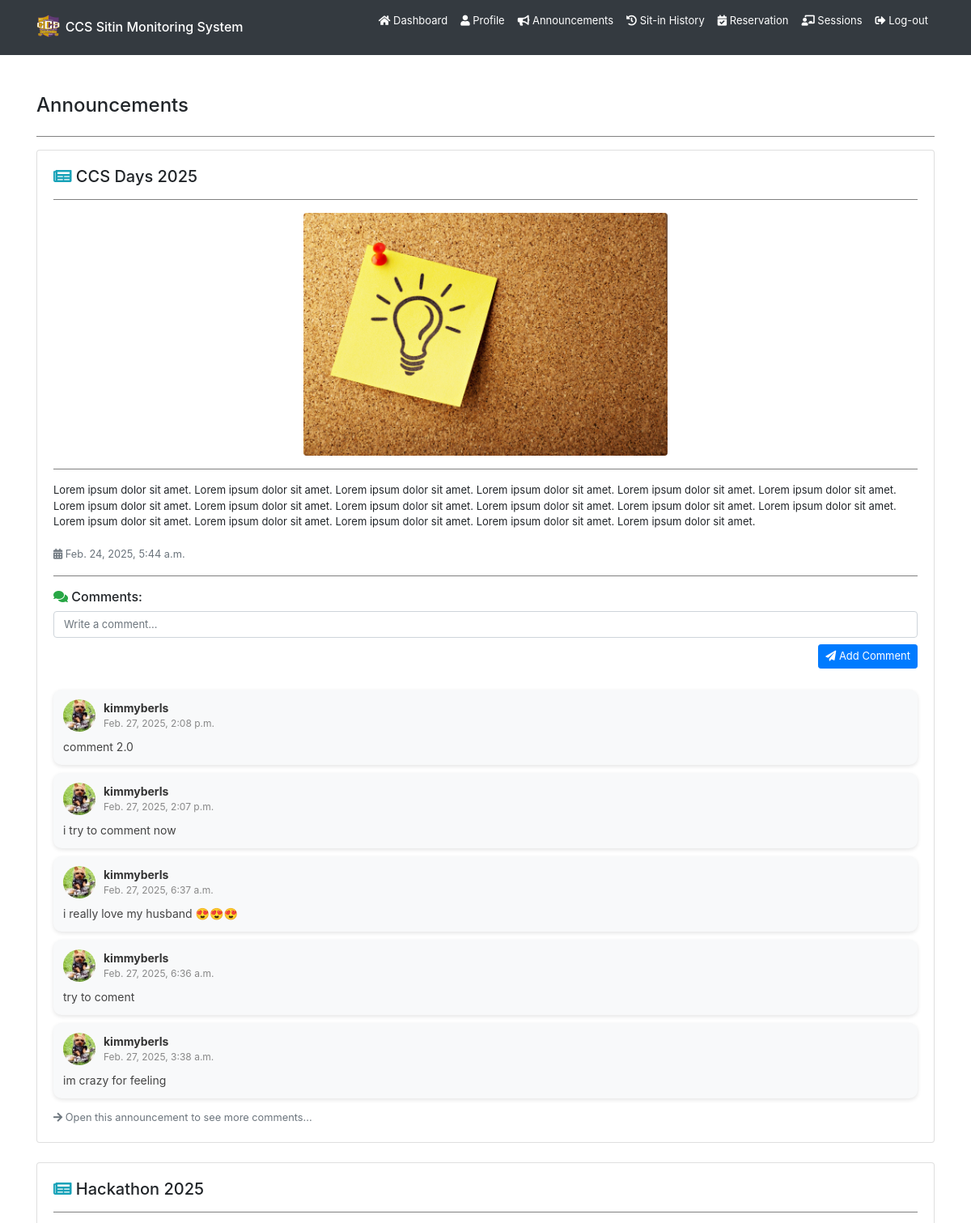
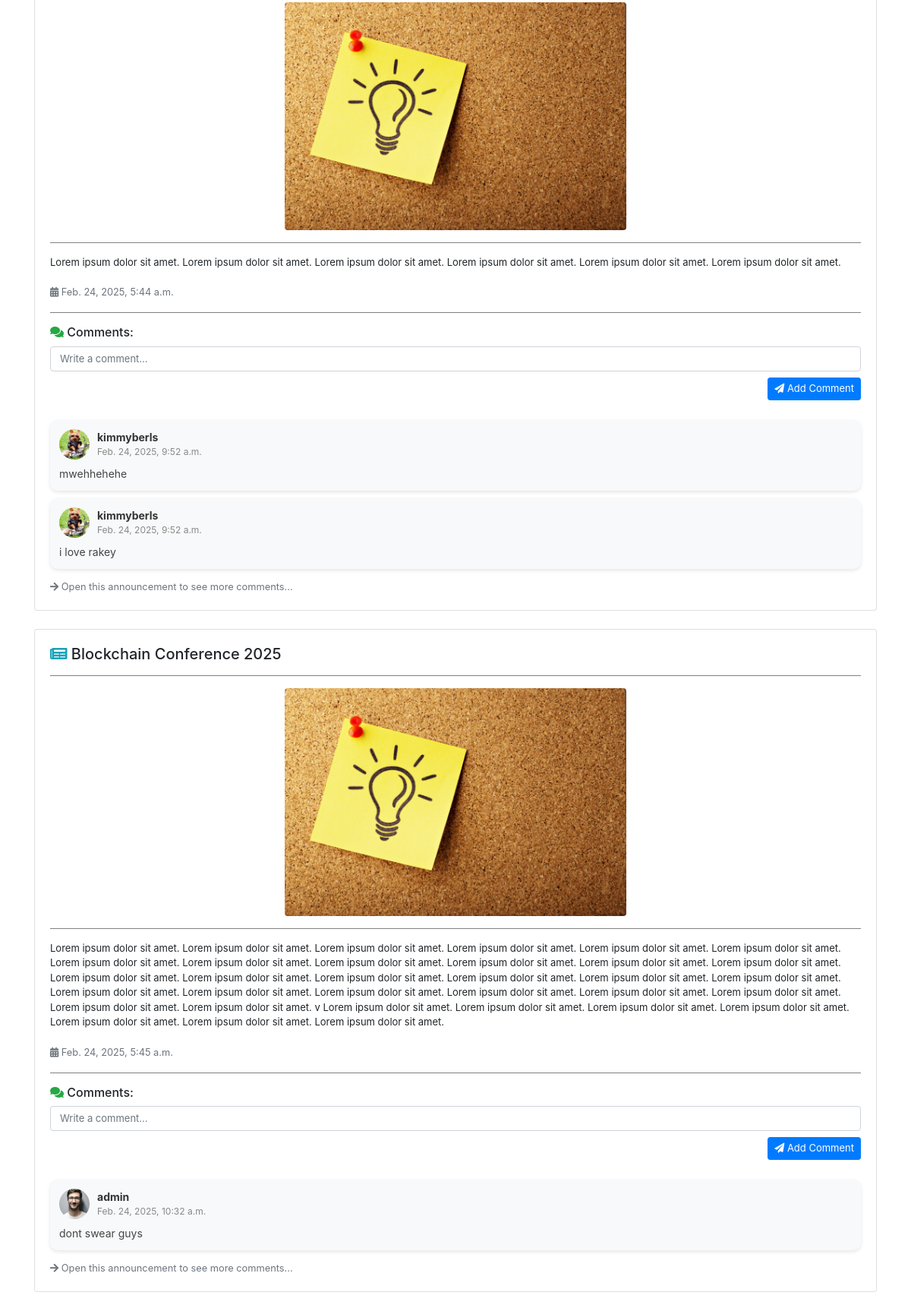
Page /announcements/ (signed in, upper part) on the committed database (2 pictures, top to bottom).
### backend/models.py (models this page shows, shortened)
class Announcement(models.Model):
    title = models.CharField(max_length=255, blank=True, null=True)
    content = models.TextField(blank=True, null=True)
    image = models.ImageField(upload_to="announcements/", default="announcements/announcement.jpg", blank=True, null=True)
    date = models.DateTimeField(auto_now_add=True)
    updated_at = models.DateTimeField(auto_now=True)
    superuser = models.ForeignKey(User, on_delete=models.CASCADE, limit_choices_to={'is_superuser': True})

class AnnouncementComment(models.Model):
    comment = models.TextField(blank=True, null=True)
    date = models.DateTimeField(auto_now_add=True)
    updated_at = models.DateTimeField(auto_now=True)
    announcement = models.ForeignKey(Announcement, on_delete=models.CASCADE)
    user = models.ForeignKey(User, on_delete=models.CASCADE)

class Registration(models.Model):
    idno = models.IntegerField(primary_key=True)
    lastname = models.CharField(max_length=80, null=True, blank=True)
    firstname = models.CharField(max_length=80, null=True, blank=True)
    middlename = models.CharField(max_length=80, null=True, blank=True)
    course = models.CharField(max_length=80, null=True, blank=True)
    level = models.IntegerField(null=True, blank=True)
    email = models.EmailField(max_length=80, null=True, blank=True)
    address = models.CharField(max_length=255, null=True, blank=True)
    sessions = models.IntegerField(default=30, null=True, blank=True)
    profilepicture_og = models.ImageField(upload_to="profiles/", default="profiles/default.jpg", blank=True, null=True)
    profilepicture_lg = models.ImageField(upload_to="profiles/", default="profiles/default_lg.jpg", blank=True, null=True)
    profilepicture_md = models.ImageField(upload_to="profiles/", default="profiles/default_md.jpg", blank=True, null=True)
    profilepicture_sm = models.ImageField(upload_to="profiles/", default="profiles/default_sm.jpg", blank=True, null=True)
    profiledescription = models.TextField(blank=True, null=True)
    username = models.OneToOneField(User, on_delete=models.CASCADE)

### backend/views.py (the view)
# urls.py: path('announcements/', views.announcements, name='user-announcements'),
@login_required
def announcements(request):
    if request.user.is_authenticated:
        announcements = Announcement.objects.all()
        announcementcomments = {}
        for announcement in announcements:
            comment = list(AnnouncementComment.objects.filter(announcement=announcement).order_by('-updated_at')[:5])
            announcementcomments[announcement.id] = comment
        try:
            register = Registration.objects.get(username=request.user)
        except Registration.DoesNotExist:
            register = request.user
        return render(request, 'backend/pages/announcements.html', context={'announcements': announcements, 'announcementcomments': announcementcomments, 'register': register} )
    return redirect('/')

### backend/templatetags/custom_filters.py (called while the page is built)
@register.filter
def get_item(dictionary, key):
    return dictionary.get(key, [])

### backend/templates/backend/pages/announcements.html (shortened to what this page needs)
{% extends 'backend/base.html' %}
{% load static %}
{% load custom_filters %}
{% block content %}
<div class="container mt-5">
    <div class="d-flex align-items-center mb-4">
        <h4 class="m-0">Announcements</h4>
    </div>
    <hr>
    {% for announcement in announcements %}
    <div id="announcement-body" class="card mb-4 announcement-card shadow-sm">
        <div class="card-body">
            <h5 class="announcement-title">
                <i class="fas fa-newspaper text-info"></i> {{ announcement.title }}
            </h5>
            <hr>
            {% if announcement.image %}
            <div class="text-center">
                <img src="{{ announcement.image.url }}" alt="Announcement Image" class="img-fluid rounded" style="max-height: 300px; object-fit: cover;">
            </div>
            <hr>
            {% endif %}
            <p>{{ announcement.content }}</p>
            <small class="text-muted">
                <i class="fas fa-calendar-alt"></i> {{ announcement.date }}
            </small>
            <hr>
            <div>
                <h6><i class="fas fa-comments text-success"></i> Comments:</h6>
                <form id="comment-form-{{ announcement.id }}">
                    <div class="form-group">
                        <textarea class="form-control comment-box" rows="1" placeholder="Write a comment..." style="resize: none; overflow-y: hidden;"
                        oninput="this.style.height = ''; this.style.height = this.scrollHeight + 'px'"
                        required></textarea>
                        <button type="button"
                            onclick="PostComment(this.parentElement.parentElement, '{{ announcement.id }}', '{{ csrf_token }}')"
                            class="btn btn-sm btn-primary float-right mt-2">
                            <i class="fas fa-paper-plane"></i> Add Comment
                        </button>
                    </div>
                </form>
                {% with announcement.announcementcomment_set.all as related_comments %}
                {% if related_comments %}
                    {% for comment in announcementcomments|get_item:announcement.id %}
                    <div class="comment-card">
                        <div class="comment-header">
                            <img src="{{ comment.user.registration.profilepicture_sm.url }}" alt="Profile Picture"
                                class="comment-pic">
                            <div class="comment-user-info">
                                <strong>{{ comment.user.username }}</strong>
                                <span class="comment-date">{{ comment.date }}</span>
                            </div>
                        </div>
                        <div class="comment-body">
                            <p>{{ comment.comment }}</p>
                        </div>
                    </div>
                    {% endfor %}
                    <a href="{% url 'user-announcement' announcement.id %}" class="small text-muted">
                        <i class="fas fa-arrow-right"></i> Open this announcement to see more comments...
                    </a>
                {% else %}
                <p class="text-muted"><i class="fas fa-info-circle"></i> No comments yet.</p>
                {% endif %}
                {% endwith %}
            </div>
        </div>
    </div>
    {% empty %}
    <div class="card p-3 shadow-sm">
        <h5 class="text-muted"><i class="fas fa-exclamation-circle"></i> No announcements available.</h5>
    </div>
    {% endfor %}
</div>
{% endblock %}

### backend/static/backend/css/styles.css (style rules this page uses)
* { box-sizing: border-box; padding: 0; margin: 0; }
p { font-size: small; }
button { font-size: small; }
.btn { font-size: small; }
form { display: flex; flex-direction: column; row-gap: 10px; }
hr { width: 100%; border: none; border-top: 1px solid gray; }
.comment-card { background: #f8f9fa; border-radius: 10px; padding: 12px; margin: 10px 0; display: flex; flex-direction: column; box-shadow: 0 2px 5px rgba(0, 0, 0, 0.1); }
.comment-header { display: flex; align-items: center; margin-bottom: 8px; }
.comment-pic { width: 40px; height: 40px; border-radius: 50%; object-fit: cover; margin-right: 10px; }
.comment-user-info { display: flex; flex-direction: column; }
.comment-user-info strong { font-size: 14px; color: #333; }
.comment-date { font-size: 12px; color: #888; }
.comment-body p { font-size: 14px; margin: 0; color: #444; }
input[type="text"], input[type="email"], input[type="password"], input[type="number"], input[type="search"], input[type="tel"], input[type="url"], input[type="date"], input[type="datetime-local"], input[type="month"], input[type="week"], input[type="time"], textarea, select { font-size: small !important; }

### rows in the picture
Announcement: title "CCS Days 2025", image (picture), content "Lorem ipsum dolor sit amet. Lorem ipsum dolor sit amet. Lorem ipsum dolor sit amet. Lorem ipsum dolor sit amet. Lorem ipsum dolor sit amet. Lorem ipsum dolor sit amet. Lorem ipsum dolor sit amet. Lorem ipsum dolor sit amet. Lorem ipsum dolor sit amet. Lorem ipsum dolor sit amet. Lorem ipsum dolor sit amet. Lorem ipsum dolor sit amet. Lorem ipsum dolor sit amet. Lorem ipsum dolor sit amet. Lorem ipsum dolor sit amet. Lorem ipsum dolor sit amet. Lorem ipsum dolor sit amet.", date "Feb. 24, 2025, 5:44 a.m."
AnnouncementComment: user.registration.profilepicture_sm (picture), user.username "kimmyberls", date "Feb. 27, 2025, 2:08 p.m.", comment "comment 2.0"
AnnouncementComment: user.registration.profilepicture_sm (picture), user.username "kimmyberls", date "Feb. 27, 2025, 2:07 p.m.", comment "i try to comment now"
AnnouncementComment: user.registration.profilepicture_sm (picture), user.username "kimmyberls", date "Feb. 27, 2025, 6:37 a.m.", comment "i really love my husband 😍😍😍"
AnnouncementComment: user.registration.profilepicture_sm (picture), user.username "kimmyberls", date "Feb. 27, 2025, 6:36 a.m.", comment "try to coment"
AnnouncementComment: user.registration.profilepicture_sm (picture), user.username "kimmyberls", date "Feb. 27, 2025, 3:38 a.m.", comment "im crazy for feeling"
Announcement: title "Hackathon 2025", image (picture), content "Lorem ipsum dolor sit amet. Lorem ipsum dolor sit amet. Lorem ipsum dolor sit amet. Lorem ipsum dolor sit amet. Lorem ipsum dolor sit amet. Lorem ipsum dolor sit amet.", date "Feb. 24, 2025, 5:44 a.m."
AnnouncementComment: user.registration.profilepicture_sm (picture), user.username "kimmyberls", date "Feb. 24, 2025, 9:52 a.m.", comment "mwehhehehe"
AnnouncementComment: user.registration.profilepicture_sm (picture), user.username "kimmyberls", date "Feb. 24, 2025, 9:52 a.m.", comment "i love rakey"
Announcement: title "Blockchain Conference 2025", image (picture), content "Lorem ipsum dolor sit amet. Lorem ipsum dolor sit amet. Lorem ipsum dolor sit amet. Lorem ipsum dolor sit amet. Lorem ipsum dolor sit amet. Lorem ipsum dolor sit amet. Lorem ipsum dolor sit amet. Lorem ipsum dolor sit amet. Lorem ipsum dolor sit amet. Lorem ipsum dolor sit amet. Lorem ipsum dolor sit amet. Lorem ipsum dolor sit amet. Lorem ipsum dolor sit amet. Lorem ipsum dolor sit amet. Lorem ipsum dolor sit amet. Lorem ipsum dolor sit amet. Lorem ipsum dolor sit amet. Lorem ipsum dolor sit amet. Lorem ipsum dolor sit amet. Lorem ipsum dolor sit amet. Lorem ipsum dolor sit amet. Lorem ipsum dolor sit amet. Lorem ipsum dolor sit amet. Lorem ipsum dolor sit amet. Lorem ipsum dolor sit amet.…", date "Feb. 24, 2025, 5:45 a.m."
AnnouncementComment: user.registration.profilepicture_sm (placeholder picture), user.username "admin", date "Feb. 24, 2025, 10:32 a.m.", comment "dont swear guys"
